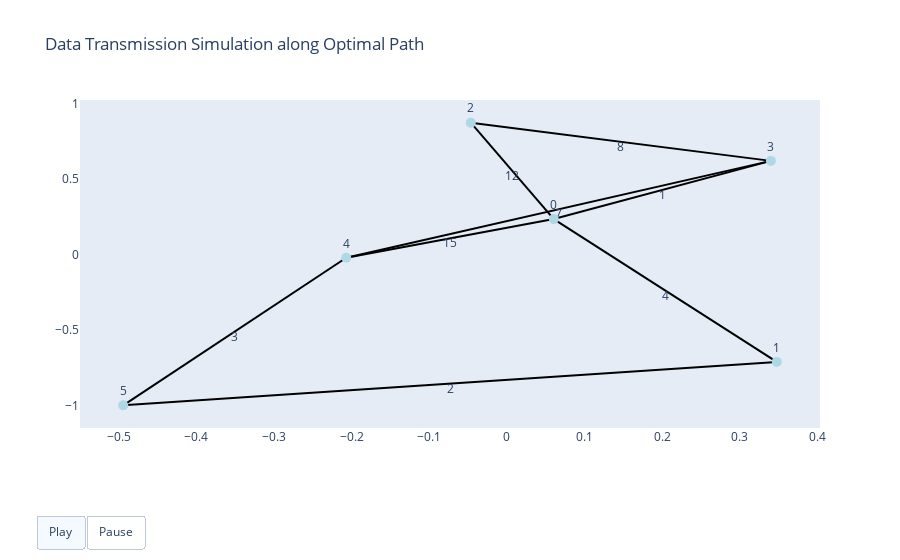

Notebook source saved alongside this figure:
### Code cell
import networkx as nx
import plotly.graph_objects as go
import numpy as np

# Define the graph
G = nx.Graph()
edges = [(0, 1, 4), (1, 5, 2), (5, 4, 3), (4, 3, 7), (3, 2, 8), (0, 4, 15), (0, 2, 12), (3, 0, 1)]
G.add_weighted_edges_from(edges)

# Define the optimal path
optimal_path = [3, 4, 5, 1, 0]

# Position the nodes using a layout algorithm
pos = nx.spring_layout(G, seed=42)

# Create Plotly figure
fig = go.Figure()

# Add edges with weights to the figure
for u, v, d in G.edges(data=True):
    fig.add_trace(go.Scatter(x=[pos[u][0], pos[v][0]], y=[pos[u][1], pos[v][1]], 
                             mode='lines', line=dict(width=2, color='black'),
                             showlegend=False))
    mid_x = (pos[u][0] + pos[v][0]) / 2
    mid_y = (pos[u][1] + pos[v][1]) / 2
    fig.add_trace(go.Scatter(x=[mid_x], y=[mid_y], mode='text', text=[f"{d['weight']}"], 
                             textposition='bottom center', showlegend=False))

# Add nodes
fig.add_trace(go.Scatter(
    x=[pos[node][0] for node in G.nodes()],
    y=[pos[node][1] for node in G.nodes()],
    mode='markers+text',
    marker=dict(size=10, color='lightblue'),
    text=[str(node) for node in G.nodes()],
    textposition='top center',
    showlegend=False
))

# Create animation frames
frames = []
for i in range(len(optimal_path) - 1):
    u, v = optimal_path[i], optimal_path[i + 1]
    frames.append(go.Frame(
        data=[
            go.Scatter(x=[pos[u][0], pos[v][0]], y=[pos[u][1], pos[v][1]],
                       mode='lines+markers', line=dict(color='red', width=4),
                       marker=dict(size=12, color='red'),
                       showlegend=False),
            go.Scatter(x=[pos[u][0]], y=[pos[u][1]], mode='markers', 
                       marker=dict(size=15, color='orange'),
                       showlegend=False),
            go.Scatter(x=[pos[v][0]], y=[pos[v][1]], mode='markers', 
                       marker=dict(size=15, color='orange'),
                       showlegend=False)
        ],
        name=f"Step {i + 1}"
    ))

# Add frames to the figure
fig.frames = frames

# Add play and pause buttons
fig.update_layout(
    updatemenus=[{
        'buttons': [
            {
                'label': 'Play',
                'method': 'animate',
                'args': [None, {
                    'frame': {'duration': 1000, 'redraw': True},
                    'fromcurrent': True
                }]
            },
            {
                'label': 'Pause',
                'method': 'animate',
                'args': [[None], {
                    'frame': {'duration': 0, 'redraw': True},
                    'mode': 'immediate',
                    'transition': {'duration': 0}
                }]
            }
        ],
        'direction': 'left',
        'pad': {'r': 10, 't': 87},
        'showactive': True,
        'type': 'buttons',
        'x': 0.1,
        'xanchor': 'right',
        'y': 0,
        'yanchor': 'top'
    }]
)

# Update layout for better visualization
fig.update_layout(
    title="Data Transmission Simulation along Optimal Path",
    xaxis=dict(showgrid=False, zeroline=False),
    yaxis=dict(showgrid=False, zeroline=False),
    showlegend=False
)

# Show the plot
fig.show()

### Figure 1 — Plotly figure (JSON) as saved in the notebook; plotly's stock layout.template omitted (floating-point values rounded to 4 significant figures)
{"data": [{"line": {"color": "black", "width": 2}, "mode": "lines", "showlegend": false, "type": "scatter", "x": [0.06033, 0.3475], "y": [0.2357, -0.7118]}, {"mode": "text", "showlegend": false, "text": ["4"], "textposition": "bottom center", "type": "scatter", "x": [0.2039], "y": [-0.2381]}, {"line": {"color": "black", "width": 2}, "mode": "lines", "showlegend": false, "type": "scatter", "x": [0.06033, -0.207], "y": [0.2357, -0.02107]}, {"mode": "text", "showlegend": false, "text": ["15"], "textposition": "bottom center", "type": "scatter", "x": [-0.07331], "y": [0.1073]}, {"line": {"color": "black", "width": 2}, "mode": "lines", "showlegend": false, "type": "scatter", "x": [0.06033, -0.04658], "y": [0.2357, 0.8754]}, {"mode": "text", "showlegend": false, "text": ["12"], "textposition": "bottom center", "type": "scatter", "x": [0.006878], "y": [0.5556]}, {"line": {"color": "black", "width": 2}, "mode": "lines", "showlegend": false, "type": "scatter", "x": [0.06033, 0.3399], "y": [0.2357, 0.6218]}, {"mode": "text", "showlegend": false, "text": ["1"], "textposition": "bottom center", "type": "scatter", "x": [0.2001], "y": [0.4287]}, {"line": {"color": "black", "width": 2}, "mode": "lines", "showlegend": false, "type": "scatter", "x": [0.3475, -0.4941], "y": [-0.7118, -1]}, {"mode": "text", "showlegend": false, "text": ["2"], "textposition": "bottom center", "type": "scatter", "x": [-0.07333], "y": [-0.8559]}, {"line": {"color": "black", "width": 2}, "mode": "lines", "showlegend": false, "type": "scatter", "x": [-0.4941, -0.207], "y": [-1, -0.02107]}, {"mode": "text", "showlegend": false, "text": ["3"], "textposition": "bottom center", "type": "scatter", "x": [-0.3505], "y": [-0.5105]}, {"line": {"color": "black", "width": 2}, "mode": "lines", "showlegend": false, "type": "scatter", "x": [-0.207, 0.3399], "y": [-0.02107, 0.6218]}, {"mode": "text", "showlegend": false, "text": ["7"], "textposition": "bottom center", "type": "scatter", "x": [0.06646], "y": [0.3004]}, {"line": {"color": "black", "width": 2}, "mode": "lines", "showlegend": false, "type": "scatter", "x": [0.3399, -0.04658], "y": [0.6218, 0.8754]}, {"mode": "text", "showlegend": false, "text": ["8"], "textposition": "bottom center", "type": "scatter", "x": [0.1466], "y": [0.7486]}, {"marker": {"color": "lightblue", "size": 10}, "mode": "markers+text", "showlegend": false, "text": ["0", "1", "5", "4", "3", "2"], "textposition": "top center", "type": "scatter", "x": [0.06033, 0.3475, -0.4941, -0.207, 0.3399, -0.04658], "y": [0.2357, -0.7118, -1, -0.02107, 0.6218, 0.8754]}], "layout": {"showlegend": false, "title": {"text": "Data Transmission Simulation along Optimal Path"}, "updatemenus": [{"buttons": [{"args": [null, {"frame": {"duration": 1000, "redraw": true}, "fromcurrent": true}], "label": "Play", "method": "animate"}, {"args": [[null], {"frame": {"duration": 0, "redraw": true}, "mode": "immediate", "transition": {"duration": 0}}], "label": "Pause", "method": "animate"}], "direction": "left", "pad": {"r": 10, "t": 87}, "showactive": true, "type": "buttons", "x": 0.1, "xanchor": "right", "y": 0, "yanchor": "top"}], "xaxis": {"showgrid": false, "zeroline": false}, "yaxis": {"showgrid": false, "zeroline": false}}}
